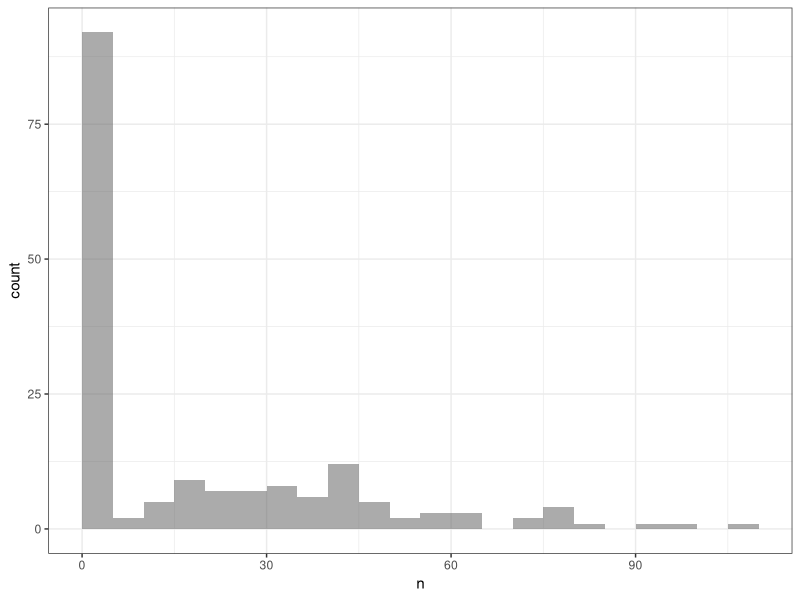
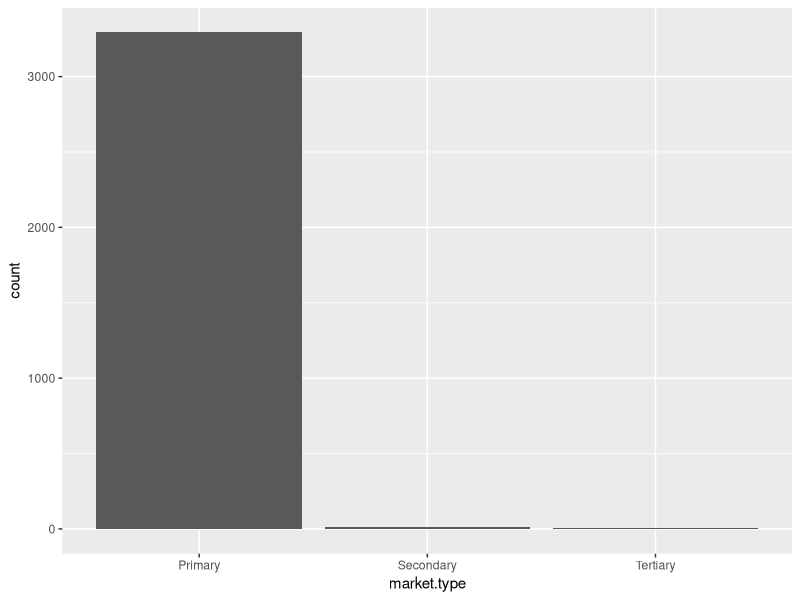
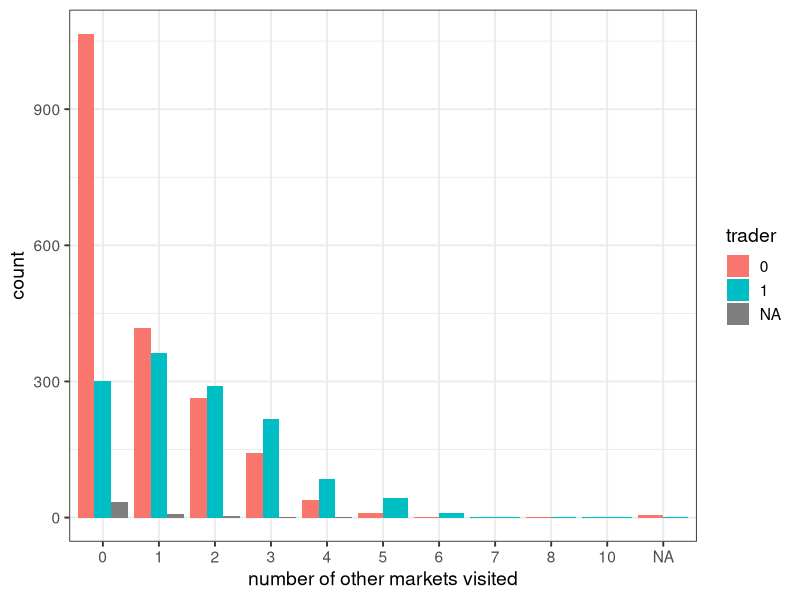
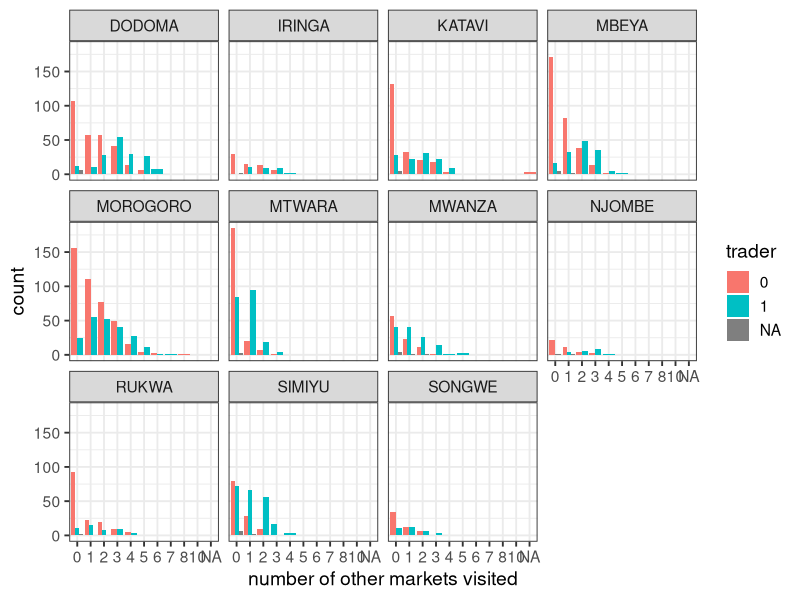

The R script that drew these images, in order:
## ---- chunk 1
knitr::opts_chunk$set(echo = TRUE)
## ---- chunk 2
library(readr)
library(tidyverse)
library(here)
library(knitr)
## ---- chunk 3


# load tanzania data for market c general info and activities surveys
mrktc_generalinfo <- read_csv(here("tanzania_data/mrktc_generalinfo_tanzania.csv"))
lkpmrkt_type <- read_csv(here("ecopprmarketscsvs/mrktc_lkpmrkt_type.csv"))
## LOOKUPS ##
mrkta_lkpregion <- read_csv(here("ecopprmarketscsvs/mrkta_lkpregion.csv"))

## ---- chunk 4
# mrktc analysis -- 

colnames(mrktc_generalinfo)

mrktc_clean <- mrktc_generalinfo %>%
  select(
    fid = `fid.see.mrktc.idtable.`,
    country = `country.see.mrkta.lkpcountry.`,
    district.region.code = `district.region.see.mrkta.lkpregion.`,
    ward.code = `ward.see.mrkta.lkpward.`,
    village,
    market.name = `name.of.market`,
    market.type = `type.of.market.see.mrktc.lkpmrkt.type.`,
    `respondent.role`,
    other.market.visited= `13.have.you.visited.other.markets.to.sell.or.buy.sheep.and.goats.in.the.past.one.month.`,
  number.markets.visited =`number.of.other.markets.you.have.visited.to.sell.or.buy.sheep.and.goats.in.the.past.one.month`,
  trader = `researcher.is.this.person.a.trader.meaning.they.buy.and.sell.animals.as.a.business.`,
  trade.pattern = `14.what.is.your.usual.pattern.of.trading.sheep.and.or.goats.`,
    `gps.coordinates.of.the.market`,
    `unique.row.identifier.uuid.`
    ) %>%
  left_join(mrkta_lkpregion %>% select(Code,"district.region.name" = "Description"),
            by = c(`district.region.code` = "Code")
  ) %>%
  # clean text variables:
  mutate(
    "market.name" = tolower(`market.name`), # lowercase
    "market.name" = gsub("[[:punct:]]", " ", `market.name`), # remove punctuation
    "market.name" = trimws(`market.name`), #trim leading and trailing spaces
    "market.name" = gsub("\\s+", ".", `market.name`)# replace 1+ spaces with "."
  )  %>% 
  mutate(
    "village" = tolower(`village`), # lowercase
    "village" = gsub("[[:punct:]]", " ", `village`), # remove punctuation
    "village" = trimws(`village`),
    "village" = gsub("\\s+", ".", `village`)
  )
  
## ---- chunk 5
# Market Details: name, location

mrktc_details <- mrktc_clean %>%
  select(fid, country, district.region.code,ward.code,village,market.name,market.type)

survey_count <- mrktc_details %>% group_by(market.name) %>% count()
kable(survey_count %>% arrange(market.name) %>% head(n=20))
# number of markets with <20 surveys conducted 
# survey_count %>% filter(n<20) %>% kable()
# survey_count %>% filter(n<20) %>% nrow()

ggplot(survey_count, aes(x=n))+
  geom_histogram(binwidth = 5, alpha = 0.5, boundary = 0)+
  theme_bw()
## ---- chunk 6

## Unique Villages: 
# mrktc_details %>% group_by(village) %>% count() %>% arrange(village) %>% kable()

# for each unique village-market name combination how many surveys were conducted:

vilmrkt_srvy <- mrktc_details %>% 
  group_by(village,market.name) %>% 
  count() %>% 
  # View() %>% 
  # group_by(village) %>% 
  # count() %>% 
  arrange(village) %>%
  ungroup() 

vilmrkt_srvy %>%
  slice_head(n=20) %>%
  kable()

# write.csv(vilmrkt_srvy, file = "vilmrkt_srvy.csv", row.names = F)



wdvilmrkt_srvy <- mrktc_details %>% 
  group_by(ward.code,village,market.name) %>% 
  count() %>% 
  # View() %>% 
  # group_by(village) %>% 
  # count() %>% 
  arrange(village) %>%
  ungroup() 


## ---- chunk 7

## TYPE OF MARKET ##

mrktc_mrkttype <- mrktc_clean %>%
  select(market.name, 
         "market.type.code" = market.type) %>%
  left_join(lkpmrkt_type %>% select(Code, "market.type" = Description),
            by = c("market.type.code" = "Code"))

mrktc_mrkttype %>% group_by(market.type) %>% count()

ggplot(mrktc_mrkttype, aes(market.type))+
  geom_bar(stat = "count")
## ---- chunk 8

## MARKET INTERACTIONS ##
# have you visited other markets in last 1 month?

mrktc_mrktvisits <- mrktc_clean %>%
  select("other.market.visited", "number.markets.visited","trader") %>%
  mutate(number.markets.visited = ifelse(`other.market.visited`==0, 0,`number.markets.visited`),
         # trader = ifelse(trader==1,"yes", ifelse(trader==0,"no",NA))
         )

ggplot(mrktc_mrktvisits, aes(factor(number.markets.visited), group = trader, fill= factor(trader)))+
  geom_bar(stat="count", position = "dodge")+
  labs(x="number of other markets visited",
       fill = "trader")+
  theme_bw(base_size = 14)

# Usual pattern of trading: 
# mrktc_clean %>% select(`trade.pattern`) %>% na.omit() %>% View()


mrktc_mrktvisits_region <- mrktc_clean %>%
  select("district.region.name", "other.market.visited", "number.markets.visited","trader") %>%
  mutate(number.markets.visited = ifelse(`other.market.visited`==0, 0,`number.markets.visited`),
         # trader = ifelse(trader==1,"yes", ifelse(trader==0,"no",NA))
         )

ggplot(mrktc_mrktvisits_region, aes(factor(number.markets.visited), group = trader, fill= factor(trader)))+
  geom_bar(stat="count", position = "dodge")+
  labs(x="number of other markets visited",
       fill = "trader")+
  facet_wrap(~`district.region.name`)+
  theme_bw(base_size = 14)
